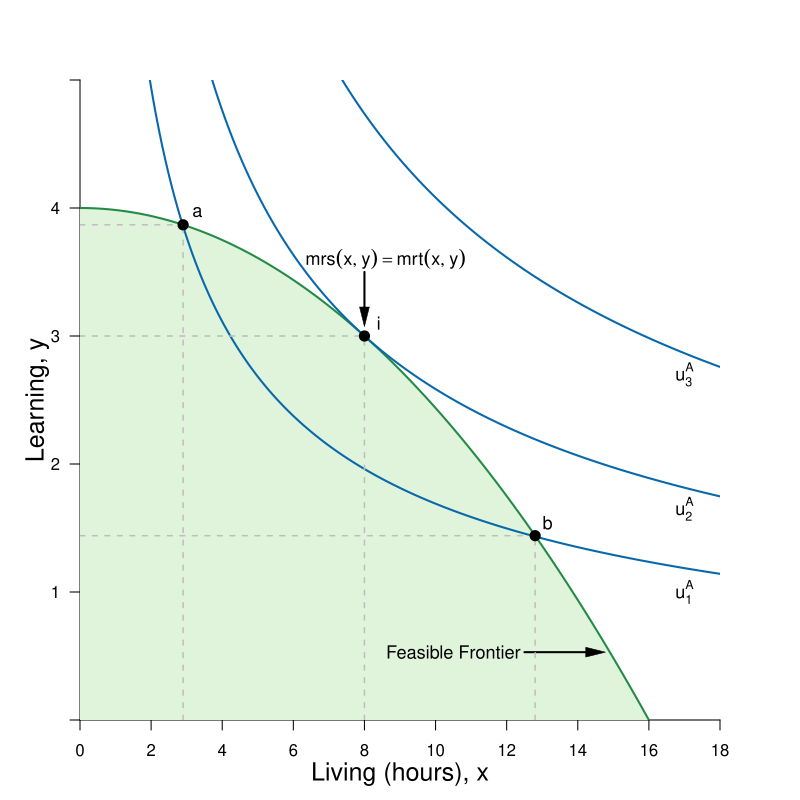

This chart was generated by the following R code:
#Graph Designer: Simon Halliday
#Authors: Bowles, Foley and Halliday
#Title: Microeconomics: Competition, Conflict and Coordination

library(shape)
#pdf(file = "feasible_frontier_indifference_newSTEP1.pdf", width = 8, height = 8)
#pdf(file = "feasible_frontier_indifference_newSTEP2.pdf", width = 8, height = 8)
#pdf(file = "feasible_frontier_indifference_newSTEP3.pdf", width = 8, height = 8)
#pdf(file = "feasible_frontier_indifference_newSTEP4.pdf", width = 8, height = 8)
pdf(file = "constrained_optimization/feasible_frontier_indifference_new.pdf", width = 8, height = 8)

#Set parameters for graphics
axislabelsize <- 1.5
labelsize <- 1.1
graphlinewidth <- 2
segmentlinewidth <- 1.5

COL <- c("#7fc97f", "#beaed4", "#fdc086", "#ffff99", "#386cb0", "#f0027f", "#bf5b17", "#666666")
COLA <- c("#e0f3db", "#99d8c9","#66c2a4","#41ae76", "#238b45", "#005824")
COLB <- c("#4eb3d3", "#2b8cbe", "#0868ac","#084081")

#Edited the margins to cater for the larger LHS labels
par(mar =  c(4, 4, 4, 4))

ppf <- function(x, slope = 1/64, bary = 4) {
  bary - slope *x^2
}

uFn <- function(x, y, alpha = 0.4){
  (x^alpha)*(y^(1-alpha))
}

indiffA <- function(x, ubar = uFn(8,3) - 1, alpha = 0.4) {
  (ubar/ (x^alpha))^(1/ (1 - alpha))
}

ylims <- c(0, 5)
xlims <- c(0, 18)

npts <- 501 
x <- seq(xlims[1], xlims[2], length.out = npts)
y <- seq(ylims[1], ylims[2], length.out = npts) 
#stepbystep:
#step2:
#a<-uFn(8,3) -1
#step3:
#a<-c(uFn(8,3) -1, uFn(8,3) +1.4)
#final:
a <- c(uFn(8, 3) - 1, uFn(8, 3), uFn(8, 3) + 1.4) #alpha = 0.4


plot(0, 0, xlim = xlims, ylim = ylims, type = "n",
     xlab = expression(paste("")),
     ylab = expression(paste("")), 
     xaxt = "n", 
     yaxt = "n", 
     cex.lab = axislabelsize, 
     bty = "n", 
     xaxs="i", 
     yaxs="i"
)


# ticksy <- seq(from = 0, to = ylims[2], by = 1)
# ylabels <- seq(from = 0, to = ylims[2], by = 1)
ticksx <- seq(from = 0, to = xlims[2], by = 2)
xlabels <- seq(from = 0, to = xlims[2], by = 2)
ticksy <- c(ylims[1], 1, 2, 3, 4, ylims[2])
ylabels <- c(NA, 1, 2, 3, 4, NA)
# ticksx <- c(xlims[1], 5.25, 8.944272, xlims[2])
# xlabels <- c(NA, expression(paste(x,"*")), expression(paste(bar(x))), NA)

axis(1, at = ticksx, pos = 0, labels = xlabels)
axis(2, at = ticksy, pos = 0, labels = ylabels, las = 1)

npts <- 500 
xx1 <- seq(xlims[1], xlims[2], length.out = npts)
xx2 <- seq(0, xlims[2], length.out = npts)
xx3 <- seq(xlims[1], 0, length.out = npts)
xx4 <- seq(-11, 0, length.out = npts)

#Draw the polygon for shading the feasible set
xpoly1 <- seq(from = xlims[1], to = 16, length.out = 500)
ypoly1 <- ppf(xpoly1)
polygon(x = c(xpoly1, xpoly1[1]), y = c(ypoly1, rev(ypoly1)[1]), col=COLA[1], density=NULL, border = NA)

#Draw the graphs
lines(xx1, ppf(xx1), col = COLA[5], lwd = graphlinewidth)

#Label the feasible frontier
text(10.5, 0.53, expression("Feasible Frontier"), cex = labelsize)
Arrows(12.5, 0.53, 14.5, 0.53, col = "black", lty = 1, lwd = 2, arr.type = "triangle", arr.lwd = 0.5)

contour(x, y, 
        outer(x, y, uFn),
        drawlabels = FALSE,
        col = COLB[3],
        lwd = graphlinewidth,
        levels = a, 
        xaxs="i", 
        yaxs="i", 
        add = TRUE)

#Axis labels
mtext(expression(paste("Living (hours), ", x)), side = 1, line = 2.5, cex = axislabelsize)
text(-1.2, 0.5*ylims[2], expression(paste("Learning, ", y)), xpd = TRUE, cex = axislabelsize, srt = 90) 

#Add mrs = mrt at i
text(8.6, 3.6, expression(paste(mrs(x,y) == mrt(x,y))), cex = labelsize)
Arrows(8, 3.5, 8, 3.15, col = "black", lty = 1, lwd = 2, arr.type = "triangle", arr.lwd = 0.5)

#Label the indifference curves
text(17, 1, expression(u[1]^A), cex = labelsize)
text(17, 1.65, expression(u[2]^A), cex = labelsize)
text(17, 2.7, expression(u[3]^A), cex = labelsize)

#Annotate max u point on feasibility frontier
text(8.4, ppf(8) + 0.1, expression(paste(i)), cex = labelsize)
segments(8, 0, 8, ppf(x = 8), lty = 2, col = "gray", lwd = segmentlinewidth)
segments(0, ppf(x = 8), 8, ppf(x = 8), lty = 2, col = "gray", lwd = segmentlinewidth)
points(8, ppf(x = 8), pch = 16, col = "black", cex = 1.5)

text(3.3, ppf(2.9) + 0.1, expression(paste(a)), cex = labelsize)
segments(2.9, 0, 2.9, ppf(x = 2.9), lty = 2, col = "gray", lwd = segmentlinewidth)
segments(0, ppf(x = 2.9), 2.9, ppf(x = 2.9), lty = 2, col = "gray", lwd = segmentlinewidth)
points(2.9, ppf(x = 2.9), pch = 16, col = "black", cex = 1.5)


text(13.15, ppf(12.8) + 0.1, expression(paste(b)), cex = labelsize)
segments(12.8, 0, 12.8, ppf(x = 12.8), lty = 2, col = "gray", lwd = segmentlinewidth)
segments(0, ppf(x = 12.8), 12.8, ppf(x = 12.8), lty = 2, col = "gray", lwd = segmentlinewidth)
points(12.8, ppf(x = 12.8), pch = 16, col = "black", cex = 1.5)



dev.off()
